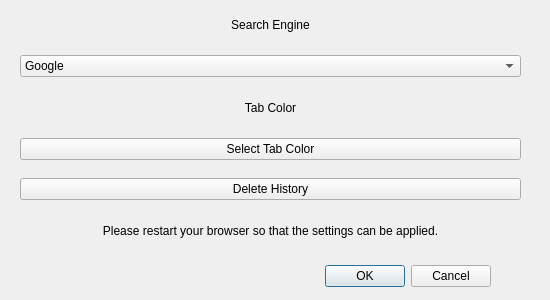
<?xml version="1.0" encoding="UTF-8"?>
<ui version="4.0">
 <class>AnkaBrowserSettings</class>
 <widget class="QDialog" name="AnkaBrowserSettings">
  <property name="geometry">
   <rect>
    <x>0</x>
    <y>0</y>
    <width>550</width>
    <height>300</height>
   </rect>
  </property>
  <property name="windowTitle">
   <string>Settings | Anka Browser</string>
  </property>
  <property name="windowIcon">
   <iconset resource="resources.qrc">
    <normaloff>:/public/img/logo.png</normaloff>:/public/img/logo.png</iconset>
  </property>
  <widget class="QDialogButtonBox" name="buttonBox">
   <property name="geometry">
    <rect>
     <x>150</x>
     <y>260</y>
     <width>341</width>
     <height>32</height>
    </rect>
   </property>
   <property name="orientation">
    <enum>Qt::Horizontal</enum>
   </property>
   <property name="standardButtons">
    <set>QDialogButtonBox::Cancel|QDialogButtonBox::Ok</set>
   </property>
  </widget>
  <widget class="QWidget" name="verticalLayoutWidget">
   <property name="geometry">
    <rect>
     <x>20</x>
     <y>0</y>
     <width>501</width>
     <height>261</height>
    </rect>
   </property>
   <layout class="QVBoxLayout" name="verticalLayout">
    <property name="spacing">
     <number>6</number>
    </property>
    <item>
     <widget class="QLabel" name="search_engine_label">
      <property name="maximumSize">
       <size>
        <width>16777215</width>
        <height>25</height>
       </size>
      </property>
      <property name="text">
       <string>Search Engine</string>
      </property>
      <property name="textFormat">
       <enum>Qt::AutoText</enum>
      </property>
      <property name="alignment">
       <set>Qt::AlignCenter</set>
      </property>
      <property name="wordWrap">
       <bool>false</bool>
      </property>
      <property name="indent">
       <number>-1</number>
      </property>
      <property name="buddy">
       <cstring></cstring>
      </property>
     </widget>
    </item>
    <item>
     <widget class="QComboBox" name="search_engine_combobox">
      <property name="sizePolicy">
       <sizepolicy hsizetype="Preferred" vsizetype="Maximum">
        <horstretch>0</horstretch>
        <verstretch>0</verstretch>
       </sizepolicy>
      </property>
      <item>
       <property name="text">
        <string>Google</string>
       </property>
       <property name="icon">
        <iconset resource="resources.qrc">
         <normaloff>:/public/img/google.png</normaloff>:/public/img/google.png</iconset>
       </property>
      </item>
      <item>
       <property name="text">
        <string>DuckDuckGo</string>
       </property>
       <property name="icon">
        <iconset resource="resources.qrc">
         <normaloff>:/public/img/duckduckgo.png</normaloff>:/public/img/duckduckgo.png</iconset>
       </property>
      </item>
      <item>
       <property name="text">
        <string>Brave Search</string>
       </property>
       <property name="icon">
        <iconset resource="resources.qrc">
         <normaloff>:/public/img/bravesearch.png</normaloff>:/public/img/bravesearch.png</iconset>
       </property>
      </item>
      <item>
       <property name="text">
        <string>Artado</string>
       </property>
       <property name="icon">
        <iconset resource="resources.qrc">
         <normaloff>:/public/img/artado.png</normaloff>:/public/img/artado.png</iconset>
       </property>
      </item>
      <item>
       <property name="text">
        <string>Bing</string>
       </property>
       <property name="icon">
        <iconset resource="resources.qrc">
         <normaloff>:/public/img/bing.png</normaloff>:/public/img/bing.png</iconset>
       </property>
      </item>
      <item>
       <property name="text">
        <string>Startpage</string>
       </property>
       <property name="icon">
        <iconset resource="resources.qrc">
         <normaloff>:/public/img/startpage.png</normaloff>:/public/img/startpage.png</iconset>
       </property>
      </item>
     </widget>
    </item>
    <item>
     <widget class="QLabel" name="tab_color_label">
      <property name="maximumSize">
       <size>
        <width>16777215</width>
        <height>25</height>
       </size>
      </property>
      <property name="text">
       <string>Tab Color</string>
      </property>
      <property name="alignment">
       <set>Qt::AlignCenter</set>
      </property>
     </widget>
    </item>
    <item>
     <widget class="QPushButton" name="select_tab_color">
      <property name="text">
       <string>Select Tab Color</string>
      </property>
     </widget>
    </item>
    <item>
     <widget class="QPushButton" name="history_button">
      <property name="text">
       <string>Delete History</string>
      </property>
     </widget>
    </item>
    <item>
     <widget class="QLabel" name="label">
      <property name="maximumSize">
       <size>
        <width>16777215</width>
        <height>25</height>
       </size>
      </property>
      <property name="text">
       <string>Please restart your browser so that the settings can be applied.</string>
      </property>
      <property name="alignment">
       <set>Qt::AlignCenter</set>
      </property>
     </widget>
    </item>
   </layout>
  </widget>
 </widget>
 <resources>
  <include location="resources.qrc"/>
 </resources>
 <connections>
  <connection>
   <sender>buttonBox</sender>
   <signal>accepted()</signal>
   <receiver>AnkaBrowserSettings</receiver>
   <slot>accept()</slot>
   <hints>
    <hint type="sourcelabel">
     <x>248</x>
     <y>254</y>
    </hint>
    <hint type="destinationlabel">
     <x>157</x>
     <y>274</y>
    </hint>
   </hints>
  </connection>
  <connection>
   <sender>buttonBox</sender>
   <signal>rejected()</signal>
   <receiver>AnkaBrowserSettings</receiver>
   <slot>reject()</slot>
   <hints>
    <hint type="sourcelabel">
     <x>316</x>
     <y>260</y>
    </hint>
    <hint type="destinationlabel">
     <x>286</x>
     <y>274</y>
    </hint>
   </hints>
  </connection>
 </connections>
</ui>
